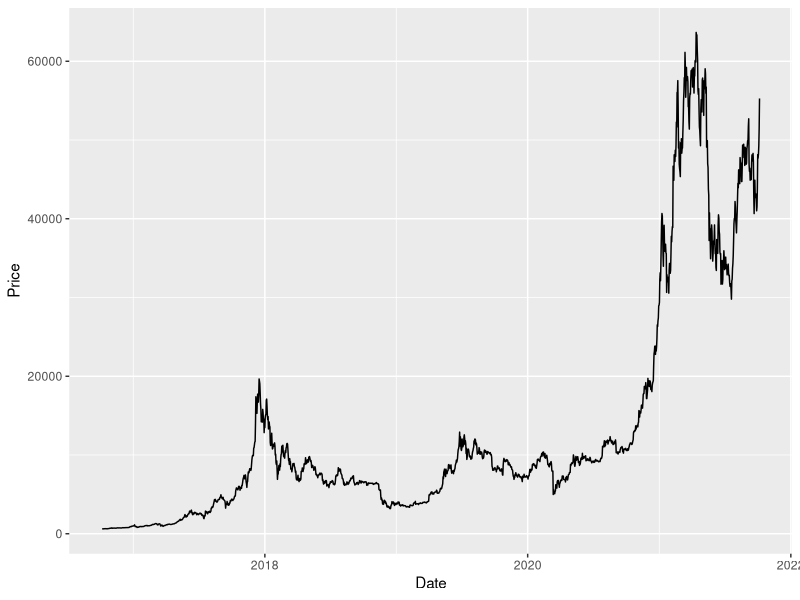
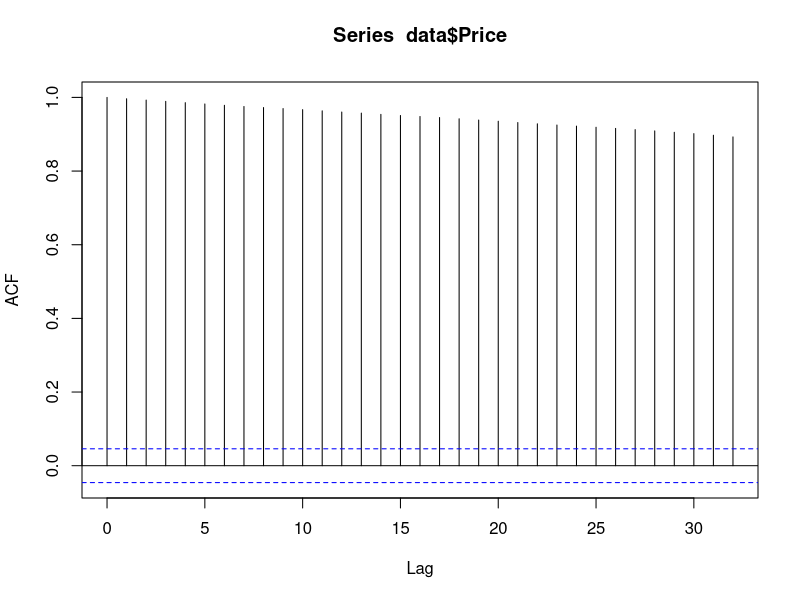
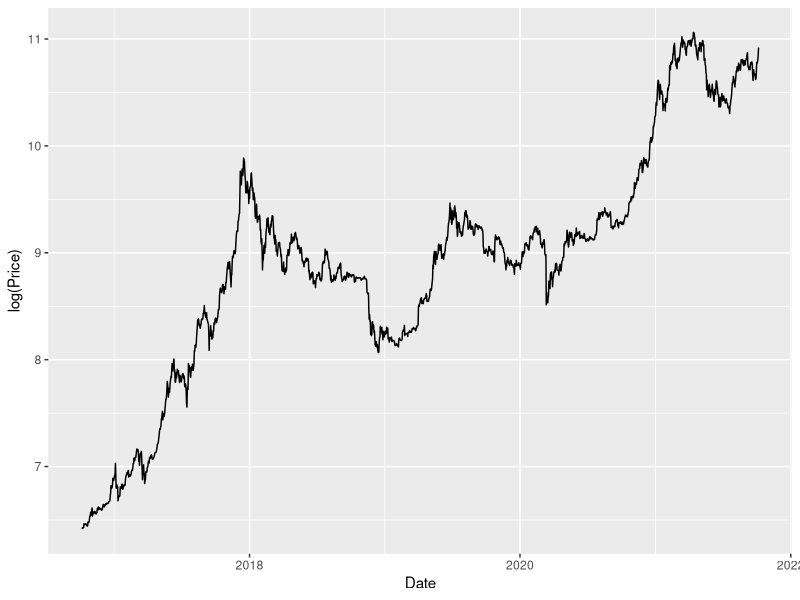
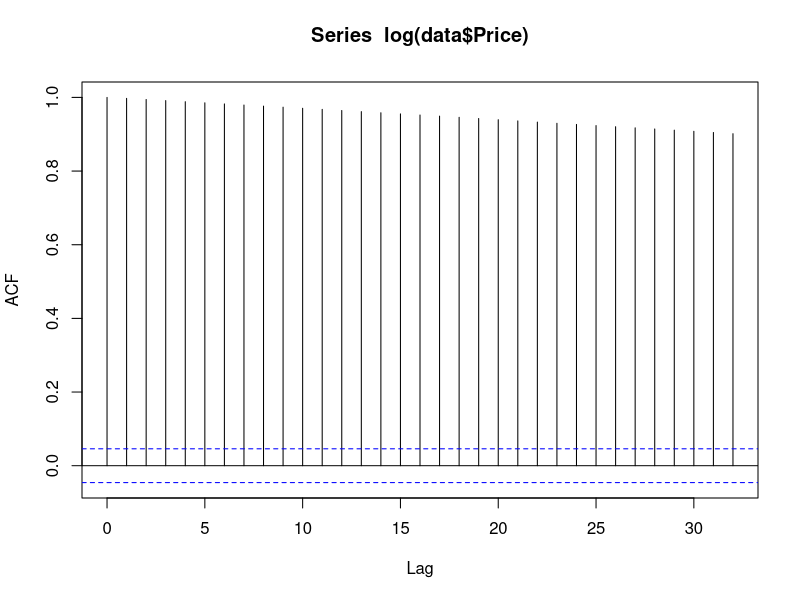
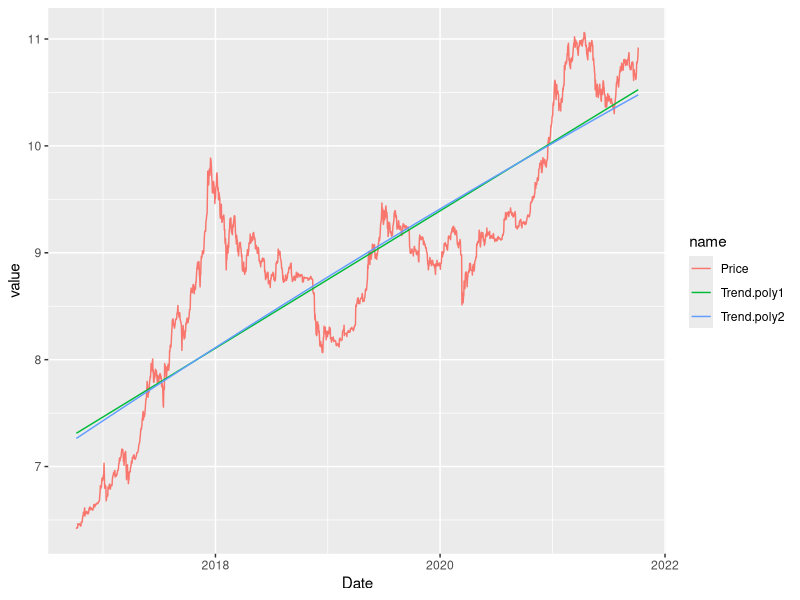
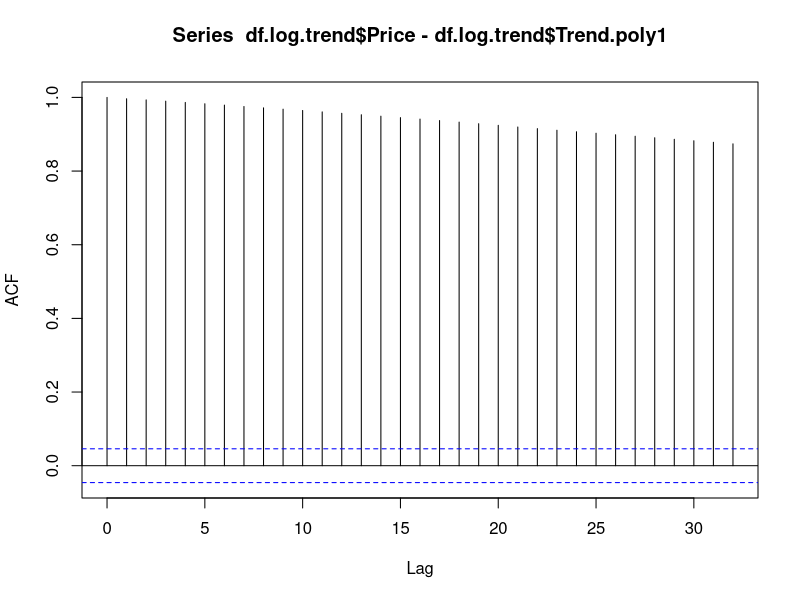
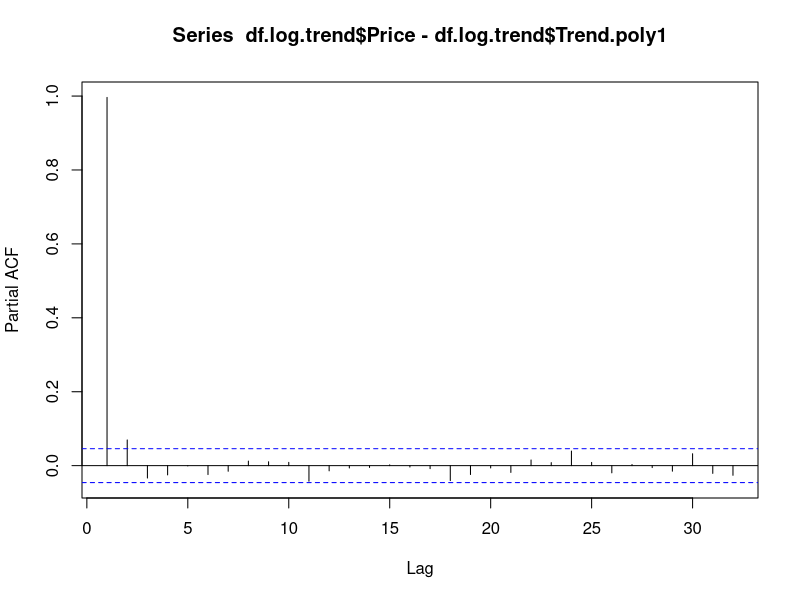
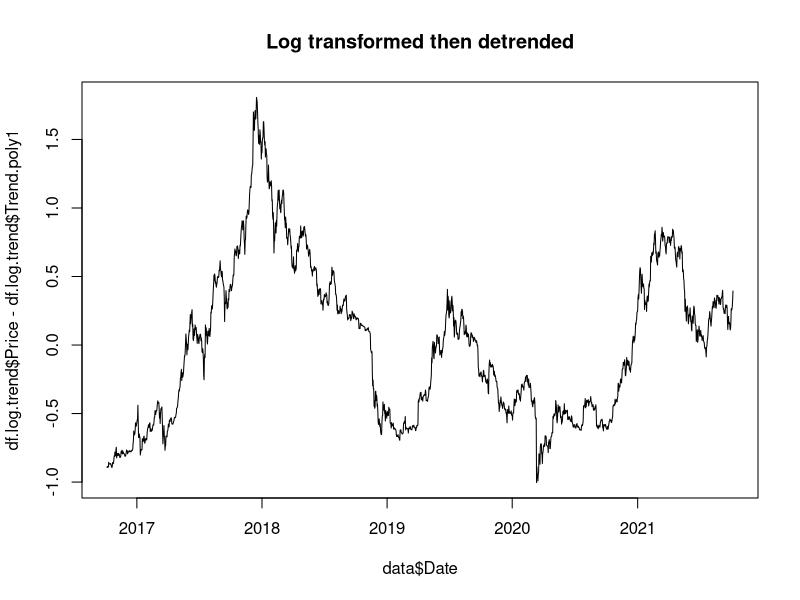

Source code (R) for these figures, in order: (Note: this script raises an error after producing the figures.)
# Import libraries
library(ggplot2)
library(dplyr)
library(tidyverse)
library(tseries)
library(data.table)

# Fetch data
data= read.csv("bitcoin_data.csv")
colnames(data) = c("Date", "Price")
data = as.data.table(data)

# Change column type and format of missing values from . to NA
data$Date = as.Date(data$Date)
data$Price[which(data$Price == ".")] = NA
data$Price = as.numeric(as.character(data$Price))
View(data)

# Check class of each column in data frame
lapply(data,class)

# Plot data
ggplot(data[], aes(x = Date, y = Price)) + geom_line()
acf(data$Price, na.action = na.pass)

# Plot data with log transformation
ggplot(data, aes(x = Date, y = log(Price))) + geom_line()
par(mfrow=c(1,1))
acf(log(data$Price), na.action = na.pass)

# Fit and subtract trend. Check acf and plot trend with time series
fit.log1 = lm(log(Price) ~ Date, data = data)
fit.log2 = lm(log(Price) ~ poly(Date,2), data = data)
log.trend.poly1 = predict(fit.log1, newdata = data)
log.trend.poly2 = predict(fit.log2, newdata = data)

df.log.trend = data.frame(Date = data$Date, Price = log(data$Price), Trend.poly1 = log.trend.poly1,
                              Trend.poly2 = log.trend.poly2)
df.log.trend.long = pivot_longer(df.log.trend, -Date)

ggplot(df.log.trend.long, aes(x = Date, y = value, col = name)) + geom_line()

par(mfrow=c(1,1))
acf(df.log.trend$Price - df.log.trend$Trend.poly1, na.action = na.pass)
pacf(df.log.trend$Price - df.log.trend$Trend.poly1, na.action = na.pass)
plot(data$Date, df.log.trend$Price - df.log.trend$Trend.poly1, type = "l", main = "Log transformed then detrended")

mod.ar.log.detrended = arima(ts(df.log.trend$Price - df.log.trend$Trend.poly1), order=c(2, 0, 0))

df.aic.log.detrended = data.table(expand.grid(ar = 1:4, ma = 1:4), aic = NULL)
for (i in 1:nrow(df.aic.log.detrended)) {
  df.aic.log.detrended[i, "aic"] = arima(ts(df.log.trend$Price - df.log.trend$Trend.poly1),
                                       order=c(df.aic.log.detrended$ar[i], 0, df.aic.log.detrended$ma[i]))$aic
}
df.aic.log.detrended = df.aic.log.detrended[order(df.aic.log.detrended$aic, decreasing = TRUE),]

mod.arima.log.detrended.best = arima(ts(df.log.trend$Price - df.log.trend$Trend.poly1),
                                     order=c(df.aic.log.detrended$ar[1], 0, df.aic.log.detrended$ma[1]))
mod.arima.log.detrended.best


# Differencing the time series and plotting
acf(diff(data$Price), na.action = na.pass)
plot(diff(data$Price, lag = 1, differences = 3), type = "l")

# Differencing the log transformed time series and plotting
acf(diff(log(data$Price)), na.action = na.pass)
pacf(diff(log(data$Price)), na.action = na.pass)
plot(diff(log(data$Price), lag = 1, differences = 1), type = "l")

par(mfrow=c(1,2))
plot(arima.sim(list(order=c(0,0,1), ma=.9), n=100))

mod.arma <- arima(ts(log(data$Price)), order=c(2,1,0), include.mean = TRUE)
mean(diff(log(data$Price)), na.rm=TRUE)

mod.arma.diff <- arima(ts(diff(log(data$Price))), order=c(2,0,0), include.mean = FALSE)

predict(mod.arma, n.ahead = 10)
predict(mod.arma.diff, n.ahead = 10)

df.aic.log.differenced = data.table(expand.grid(ar = 1:4, ma = 1:4, incl.mean = c(FALSE)), aic = NULL)
for (i in 1:nrow(df.aic.log.differenced)) {
  df.aic.log.differenced[i, "aic"] = arima(ts(log(data$Price)),
                                         order=c(df.aic.log.differenced$ar[i], 1, df.aic.log.differenced$ma[i]))$aic
}
df.aic.log.differenced = df.aic.log.differenced[order(df.aic.log.differenced$aic, decreasing = TRUE),]
df.aic.log.differenced

mod.arima.log.differenced.best = arima(ts(log(data$Price)),
                                     order=c(1, 1, 2))

sim.arima = function(data, start.date, end.date, ar = 0, ma = NULL, differencing = 0, plot = TRUE, sd = 1) {
  start.date = as.Date(start.date)
  end.date = as.Date(end.date)
  n = as.numeric(end.date - start.date) + 1
  
  order = c(length(ar), differencing, length(ma))
  ar.order = order[1]
  x.init = data$Price[data$Date < start.date]
  x.init = c(rep(0, max(ar.order, order[3])), x.init)
  innov = x.init
  #innov[1:ar.order] = x.init[1:ar.order]
  
  for(i in (ar.order+1):length(innov)) {
    ma.order = min(i-1, order[3])
    if (ma.order) {
      ma.term = sum(ma[1:ma.order] * innov[(i-ma.order):(i-1)])
    } else {ma.term = 0}
    print(paste(x.init[i], sum(ar * x.init[(i-ar.order):(i-1)]),  ma.term))
    innov[i] = x.init[i] - sum(ar * x.init[(i-ar.order):(i-1)]) + ma.term
  }
  print(innov)
  sim = arima.sim(model = list(order = order, ar = ar, ma = ma), n = n,
                  n.start = length(innov)-2, start.innov = innov[-c(1:2)], sd = sd(innov))
  df = data.table(Date = as.Date(min(data$Date):end.date, origin = "1970-01-01"),
                  Price = c(data$Price[data$Date < start.date], sim))
  df$Simulated = df$Date >= start.date
  if (plot) {
    ggplot(df, aes(x = Date, y = Price, col = Simulated)) + geom_line()
  }
}

sim.arima(data, "2018-01-01", "2019-01-01", ar = c(0.975), ma = 0.2, sd = 1)
?arima.sim

exp(predict(mod.arima.log.differenced.best, n.ahead = 10)$pred)
length(df.log.detrended$Trend.poly1)
plot(df.log.detrended$Trend.poly1 + arima.sim(model = list(ar = mod.arima.log.detrended.best$model$phi, ma = mod.arima.log.detrended.best$model$theta),
          n = 1827))
?arima.sim

mod.arima.log.detrended.best$model

?filter


filter(1)
